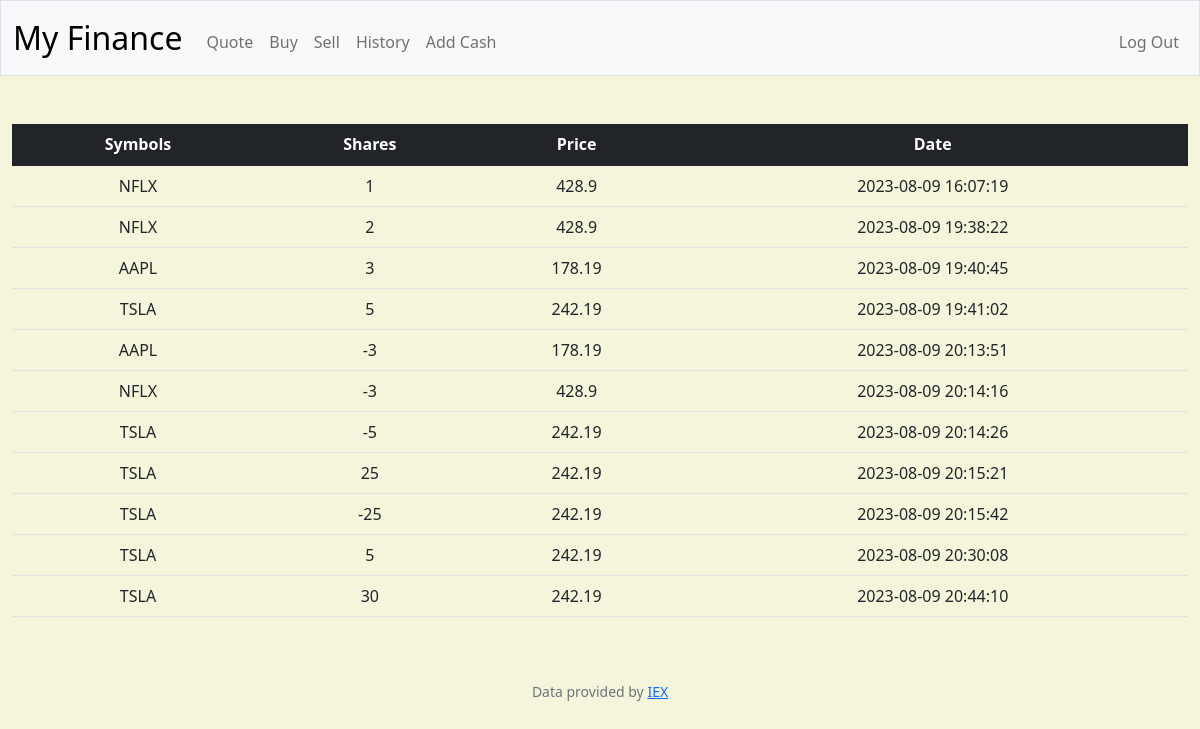
Screenshot of /history (signed in) with the database file from the repository.
### tables this page shows
CREATE TABLE transactions ('id' INTEGER PRIMARY KEY AUTOINCREMENT NOT NULL, 'user_id' INTEGER, 'symbol' TEXT, 'shares' INTEGER, 'price' REAL, 'date' DATETIME);

### app.py (the view)
@app.route("/history")
@login_required
def history():
    user_id = session["user_id"]
    transactions_db = db.execute("SELECT * FROM transactions WHERE user_id = :id",id = user_id)
    return render_template("history.html", transactions = transactions_db)

### app.py (called while the page is built)
@app.after_request
def after_request(response):
    response.headers["Cache-Control"] = "no-cache, no-store, must-revalidate"
    response.headers["Expires"] = 0
    response.headers["Pragma"] = "no-cache"
    return response

### helpers.py (called while the page is built)
def login_required(f):
    @wraps(f)
    def decorated_function(*args, **kwargs):
        if session.get("user_id") is None:
            return redirect("/login")
        return f(*args, **kwargs)
    return decorated_function

### templates/history.html (shortened to what this page needs)
{% extends "layout.html" %}
{% block main %}
<table class="table">
    <thead>
      <tr class = "table-dark">
        <th scope="col">Symbols</th>
        <th scope="col">Shares</th>
        <th scope="col">Price</th>
        <th scope = "col">Date</th>
      </tr>
    </thead>
<tbody>
    {% for row in transactions %}
      <tr>
        <td>{{row["symbol"]}}</td>
        <td>{{row["shares"]}}</td>
        <td>{{row["price"]}}</td>
        <td>{{row["date"]}}</td>
      </tr>
    {% endfor %}
</tbody>
  </table>
{% endblock %}

### templates/layout.html (shortened to what this page needs)
<!DOCTYPE html>
<html lang="en">
    <head >
        <link href="https://cdn.jsdelivr.net/npm/bootstrap@5.1.3/dist/css/bootstrap.min.css" rel="stylesheet">
        <link href="/static/styles.css" rel="stylesheet">
    </head>
    <body style = "background-color: beige ">
        <nav class="bg-light border navbar navbar-expand-md navbar-light">
            <div class="container-fluid">
                <a class="navbar-brand" href="/"><span class="blue">My</span> <span class="red">Finance</span></a>
                <div class="collapse navbar-collapse" id="navbar">
                    {% if session["user_id"] %}
                        <ul class="navbar-nav me-auto mt-2">
                            <li class="nav-item"><a class="nav-link" href="/quote">Quote</a></li>
                            <li class="nav-item"><a class="nav-link" href="/buy">Buy</a></li>
                            <li class="nav-item"><a class="nav-link" href="/sell">Sell</a></li>
                            <li class="nav-item"><a class="nav-link" href="/history">History</a></li>
                            <li class="nav-item"><a class="nav-link" href="/add_cash">Add Cash</a></li>
                        </ul>
                        <ul class="navbar-nav ms-auto mt-2">
                            <li class="nav-item"><a class="nav-link" href="/logout">Log Out</a></li>
                        </ul>
                    {% else %}
                        <ul class="navbar-nav ms-auto mt-2">
                            <li class="nav-item"><a class="nav-link" href="/register">Register</a></li>
                            <li class="nav-item"><a class="nav-link" href="/login">Log In</a></li>
                        </ul>
                    {% endif %}
                </div>
            </div>
        </nav>
        <main class="container-fluid py-5 text-center">
            {% block main %}{% endblock %}
        </main>
        <footer class="mb-5 small text-center text-muted">
            Data provided by <a href="https://iexcloud.io/">IEX</a>
        </footer>
    </body>
</html>

### static/styles.css (style rules this page uses)
nav .navbar-brand { font-size: xx-large; color: black; }
nav .navbar-brand .blue { color: black; }
nav .navbar-brand .red { color: black; }

### rows the page displays
transactions: symbol "NFLX", shares "1", price "428.9", date "2023-08-09 16:07:19"
transactions: symbol "NFLX", shares "2", price "428.9", date "2023-08-09 19:38:22"
transactions: symbol "AAPL", shares "3", price "178.19", date "2023-08-09 19:40:45"
transactions: symbol "TSLA", shares "5", price "242.19", date "2023-08-09 19:41:02"
transactions: symbol "AAPL", shares "-3", price "178.19", date "2023-08-09 20:13:51"
transactions: symbol "NFLX", shares "-3", price "428.9", date "2023-08-09 20:14:16"
transactions: symbol "TSLA", shares "-5", price "242.19", date "2023-08-09 20:14:26"
transactions: symbol "TSLA", shares "25", price "242.19", date "2023-08-09 20:15:21"
transactions: symbol "TSLA", shares "-25", price "242.19", date "2023-08-09 20:15:42"
transactions: symbol "TSLA", shares "5", price "242.19", date "2023-08-09 20:30:08"
transactions: symbol "TSLA", shares "30", price "242.19", date "2023-08-09 20:44:10"
